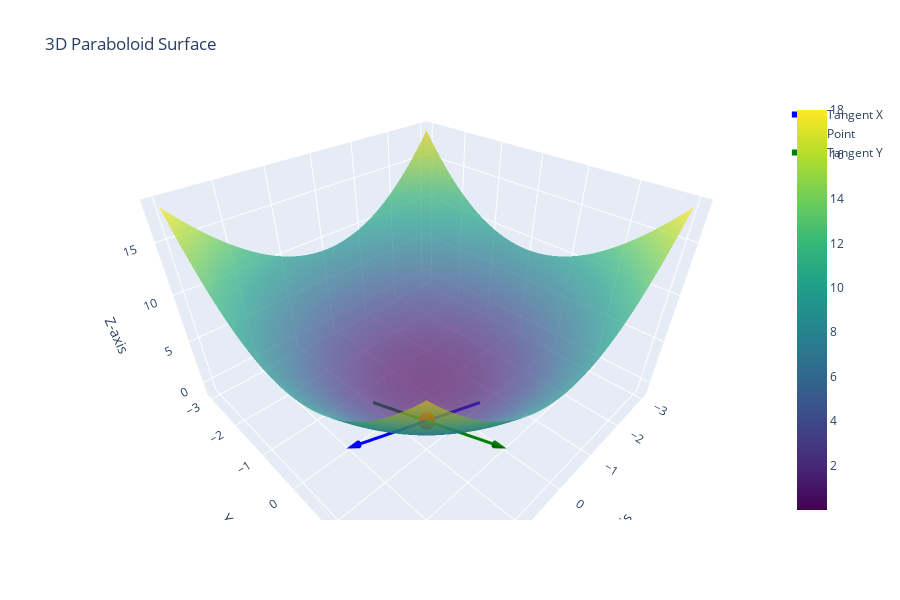

The notebook cell saved with this chart:
### Markdown cell above
### 3.2. Tangent Accross Y

Here, we keep values of y constant i.e. $x=x_0$

We Know,

$$
\frac{\partial z}{\partial y} = \frac{z-z_0}{y-y_0}
$$

Which Yields:

$$
z = z_0 + \frac{\partial z} {\partial y} (y - y_0)
$$

So, we need to figue out values of z for a given y keeping x constant

### Code cell
# ---------------- Tangent Lines in 3D ----------------
y_tangent_y = np.linspace(y0 - L, y0 + L, 50)
x_tangent_y = np.full_like(y_tangent_y, x0)
z_tangent_y = z0 + dz_dy * (y_tangent_y - y0)

fig_3d.add_trace(go.Scatter3d(x=x_tangent_y, y=y_tangent_y, z=z_tangent_y,
                              mode="lines", line=dict(color="green", width=6), name="Tangent Y"))

# -------------- Tangent arrows: as a cone -------------------------
fig_3d.add_trace(go.Cone(x=[x_tangent_y[-1]], y=[y_tangent_y[-1]], z=[z_tangent_y[-1]],
                         u=[0], v=[1], w=[dz_dy], colorscale=[[0,"green"],[1,"green"]],
                         sizemode="absolute", sizeref=arrow_size, showscale=False))

### Figure 1 — Plotly figure (JSON) as saved in the notebook; plotly's stock layout.template omitted (floating-point values rounded to 4 significant figures; data arrays with more than 128 entries replaced by an {"elided": "..."} marker saying what was removed)
{"data": [{"colorscale": [[0, "#440154"], [0.1111, "#482878"], [0.2222, "#3e4989"], [0.3333, "#31688e"], [0.4444, "#26828e"], [0.5556, "#1f9e89"], [0.6667, "#35b779"], [0.7778, "#6ece58"], [0.8889, "#b5de2b"], [1, "#fde725"]], "name": "Surface", "opacity": 0.7, "type": "surface", "x": {"elided": "100x100 float values"}, "y": {"elided": "100x100 float values"}, "z": {"elided": "100x100 float values"}}, {"line": {"color": "blue", "width": 6}, "mode": "lines", "name": "Tangent X", "type": "scatter3d", "x": [-0.5, -0.4388, -0.3776, -0.3163, -0.2551, -0.1939, -0.1327, -0.07143, -0.0102, 0.05102, 0.1122, 0.1735, 0.2347, 0.2959, 0.3571, 0.4184, 0.4796, 0.5408, 0.602, 0.6633, 0.7245, 0.7857, 0.8469, 0.9082, 0.9694, 1.031, 1.092, 1.153, 1.214, 1.276, 1.337, 1.398, 1.459, 1.52, 1.582, 1.643, 1.704, 1.765, 1.827, 1.888, 1.949, 2.01, 2.071, 2.133, 2.194, 2.255, 2.316, 2.378, 2.439, 2.5], "y": [1.0, 1.0, 1.0, 1.0, 1.0, 1.0, 1.0, 1.0, 1.0, 1.0, 1.0, 1.0, 1.0, 1.0, 1.0, 1.0, 1.0, 1.0, 1.0, 1.0, 1.0, 1.0, 1.0, 1.0, 1.0, 1.0, 1.0, 1.0, 1.0, 1.0, 1.0, 1.0, 1.0, 1.0, 1.0, 1.0, 1.0, 1.0, 1.0, 1.0, 1.0, 1.0, 1.0, 1.0, 1.0, 1.0, 1.0, 1.0, 1.0, 1.0], "z": [-1.0, -0.8776, -0.7551, -0.6327, -0.5102, -0.3878, -0.2653, -0.1429, -0.02041, 0.102, 0.2245, 0.3469, 0.4694, 0.5918, 0.7143, 0.8367, 0.9592, 1.082, 1.204, 1.327, 1.449, 1.571, 1.694, 1.816, 1.939, 2.061, 2.184, 2.306, 2.429, 2.551, 2.673, 2.796, 2.918, 3.041, 3.163, 3.286, 3.408, 3.531, 3.653, 3.776, 3.898, 4.02, 4.143, 4.265, 4.388, 4.51, 4.633, 4.755, 4.878, 5.0]}, {"colorscale": [[0, "blue"], [1, "blue"]], "showscale": false, "sizemode": "absolute", "sizeref": 0.5, "type": "cone", "u": [1], "v": [0], "w": [2], "x": [2.5], "y": [1], "z": [5]}, {"marker": {"color": "red", "size": 6}, "mode": "markers", "name": "Point", "type": "scatter3d", "x": [1], "y": [1], "z": [2]}, {"line": {"color": "green", "width": 6}, "mode": "lines", "name": "Tangent Y", "type": "scatter3d", "x": [1.0, 1.0, 1.0, 1.0, 1.0, 1.0, 1.0, 1.0, 1.0, 1.0, 1.0, 1.0, 1.0, 1.0, 1.0, 1.0, 1.0, 1.0, 1.0, 1.0, 1.0, 1.0, 1.0, 1.0, 1.0, 1.0, 1.0, 1.0, 1.0, 1.0, 1.0, 1.0, 1.0, 1.0, 1.0, 1.0, 1.0, 1.0, 1.0, 1.0, 1.0, 1.0, 1.0, 1.0, 1.0, 1.0, 1.0, 1.0, 1.0, 1.0], "y": [-0.5, -0.4388, -0.3776, -0.3163, -0.2551, -0.1939, -0.1327, -0.07143, -0.0102, 0.05102, 0.1122, 0.1735, 0.2347, 0.2959, 0.3571, 0.4184, 0.4796, 0.5408, 0.602, 0.6633, 0.7245, 0.7857, 0.8469, 0.9082, 0.9694, 1.031, 1.092, 1.153, 1.214, 1.276, 1.337, 1.398, 1.459, 1.52, 1.582, 1.643, 1.704, 1.765, 1.827, 1.888, 1.949, 2.01, 2.071, 2.133, 2.194, 2.255, 2.316, 2.378, 2.439, 2.5], "z": [-1.0, -0.8776, -0.7551, -0.6327, -0.5102, -0.3878, -0.2653, -0.1429, -0.02041, 0.102, 0.2245, 0.3469, 0.4694, 0.5918, 0.7143, 0.8367, 0.9592, 1.082, 1.204, 1.327, 1.449, 1.571, 1.694, 1.816, 1.939, 2.061, 2.184, 2.306, 2.429, 2.551, 2.673, 2.796, 2.918, 3.041, 3.163, 3.286, 3.408, 3.531, 3.653, 3.776, 3.898, 4.02, 4.143, 4.265, 4.388, 4.51, 4.633, 4.755, 4.878, 5.0]}, {"colorscale": [[0, "green"], [1, "green"]], "showscale": false, "sizemode": "absolute", "sizeref": 0.5, "type": "cone", "u": [0], "v": [1], "w": [2], "x": [1], "y": [2.5], "z": [5]}], "layout": {"height": 600, "scene": {"aspectratio": {"x": 1.5, "y": 1.5, "z": 1}, "xaxis": {"title": {"text": "X-axis"}}, "yaxis": {"title": {"text": "Y-axis"}}, "zaxis": {"title": {"text": "Z-axis"}}}, "title": {"text": "3D Paraboloid Surface"}, "width": 900}}
